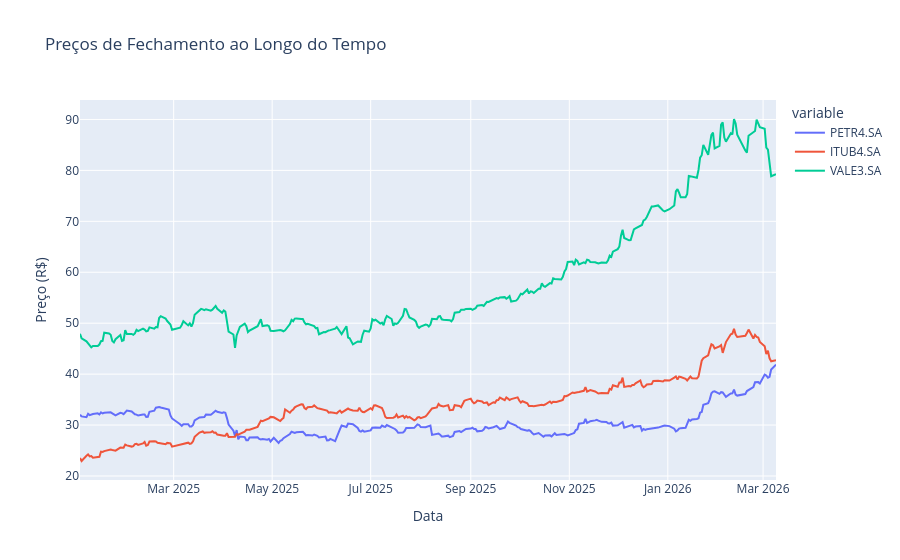

Notebook code cell kept with this figure:
### Code cell
plt.figure(figsize=(18,6))

fig_precos = px.line(dataset, x=dataset.index, y=tickers,
                     title='Preços de Fechamento ao Longo do Tempo',
                     labels={'value': 'Preço (R$)', 'Date': 'Data'})
fig_precos.show()

### Figure 1 — Plotly figure (JSON) as saved in the notebook; plotly's stock layout.template omitted (floating-point values rounded to 4 significant figures; data arrays with more than 128 entries replaced by an {"elided": "..."} marker saying what was removed)
{"data": [{"hovertemplate": "variable=PETR4.SA<br>Data=%{x}<br>Preço (R$)=%{y}<extra></extra>", "legendgroup": "PETR4.SA", "line": {"color": "#636efa", "dash": "solid"}, "marker": {"symbol": "circle"}, "mode": "lines", "name": "PETR4.SA", "orientation": "v", "showlegend": true, "type": "scatter", "x": {"elided": "295 str values"}, "xaxis": "x", "y": {"elided": "295 float values"}, "yaxis": "y"}, {"hovertemplate": "variable=ITUB4.SA<br>Data=%{x}<br>Preço (R$)=%{y}<extra></extra>", "legendgroup": "ITUB4.SA", "line": {"color": "#EF553B", "dash": "solid"}, "marker": {"symbol": "circle"}, "mode": "lines", "name": "ITUB4.SA", "orientation": "v", "showlegend": true, "type": "scatter", "x": {"elided": "295 str values"}, "xaxis": "x", "y": {"elided": "295 float values"}, "yaxis": "y"}, {"hovertemplate": "variable=VALE3.SA<br>Data=%{x}<br>Preço (R$)=%{y}<extra></extra>", "legendgroup": "VALE3.SA", "line": {"color": "#00cc96", "dash": "solid"}, "marker": {"symbol": "circle"}, "mode": "lines", "name": "VALE3.SA", "orientation": "v", "showlegend": true, "type": "scatter", "x": {"elided": "295 str values"}, "xaxis": "x", "y": {"elided": "295 float values"}, "yaxis": "y"}], "layout": {"legend": {"title": {"text": "variable"}, "tracegroupgap": 0}, "title": {"text": "Preços de Fechamento ao Longo do Tempo"}, "xaxis": {"anchor": "y", "domain": [0, 1], "title": {"text": "Data"}}, "yaxis": {"anchor": "x", "domain": [0, 1], "title": {"text": "Preço (R$)"}}}}
